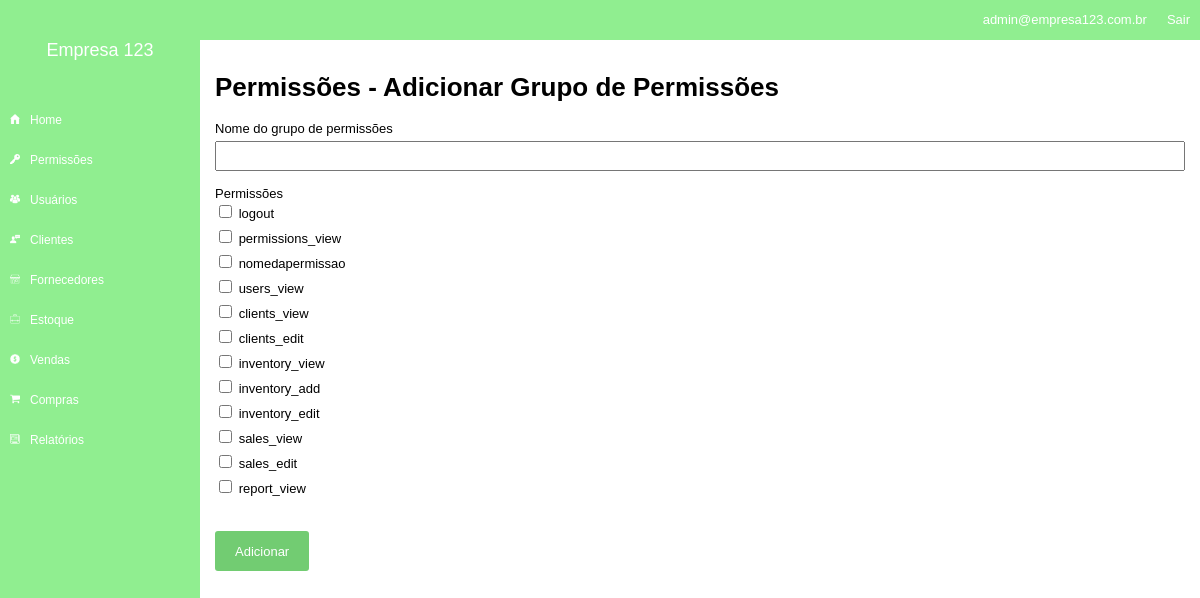
Page /permissions/add_group (signed in) on the committed database.
### tables this page shows
CREATE TABLE `permission_params` (
  `id` int(11) unsigned NOT NULL AUTO_INCREMENT,
  `id_company` int(11) NOT NULL,
  `name` varchar(50) NOT NULL DEFAULT '',
  PRIMARY KEY (`id`)
);

### core/Controller.php (called while the page is built, shortened)
<?php
class controller {
	public function loadTemplate($viewName, $viewData = array()) {
		include 'views/template.php';
	}
	public function loadViewInTemplate($viewName, $viewData) {
		extract($viewData);
		include 'views/'.$viewName.'.php';
	}
}

### core/Core.php (called while the page is built, shortened)
<?php
class Core {
	public function run() {
        $url = explode('index.php', $_SERVER['PHP_SELF']);
        $url = end($url);
		$params = array();
		if(!empty($url) && $url != '/') {
			$url = explode('/', $url);
			array_shift($url);
			array_shift($url);
			if(isset($url[0])) {
				$currentAction = $url[0];
			} else {
				$currentAction = 'index';
			}
		} else {
			$currentController = 'homeController';
			$currentAction = 'index';
		}
		$c = new $currentController();
		call_user_func_array(array($c, $currentAction), $params);
	}
}

### index.php (called while the page is built, shortened)
<?php
require 'config.php';
$core = new Core();
$core->run();
?>

### core/Model.php (called while the page is built, shortened)
<?php
class model {
	public function __construct() {
		global $config;
		$this->db = new PDO("mysql:dbname=".$config['dbname'].";host=".$config['host'], $config['dbuser'], $config['dbpass']);
	}
}
?>

### config.php (called while the page is built, shortened)
<?php
$config = array();
if(ENVIRONMENT == 'development') {
	$config['dbname'] = 'estagio1';
	$config['host'] = 'localhost';
	$config['dbuser'] = 'root';
	$config['dbpass'] = '';
} else {
	$config['dbname'] = 'estagio1';
	$config['host'] = 'localhost';
	$config['dbuser'] = 'root';
	$config['dbpass'] = '';
}
?>

### models/Permissions.php (called while the page is built, shortened)
<?php
class Permissions extends model {
	public function getList($id_company) {
		$array = array();
		$sql = $this->db->prepare("SELECT * FROM permission_params WHERE id_company = :id_company");
		$sql->bindValue(":id_company", $id_company);
		$sql->execute();
		if($sql->rowCount() > 0) {
			$array = $sql->fetchAll();
		}
		return $array;
	}
}

### models/Users.php (called while the page is built, shortened)
<?php
class Users extends model {
	private $userInfo;
	public function setLoggedUser() {
		if(isset($_SESSION['ccUser']) && !empty($_SESSION['ccUser'])) {
			$id = $_SESSION['ccUser'];
			$sql = $this->db->prepare("SELECT * FROM users WHERE id = :id");
			$sql->bindValue(':id', $id);
			$sql->execute();
			if($sql->rowCount() > 0) {
				$this->userInfo = $sql->fetch();
			}
		}
	}
	public function getCompany() {
		if(isset($this->userInfo['id_company'])) {
			return $this->userInfo['id_company'];
		} else {
			return 0;
		}
	}
}

### views/permissions_addgroup.php (the view)
<h1>Permissões - Adicionar Grupo de Permissões</h1>
<form method="POST">
	<label for="name">Nome do grupo de permissões</label><br/>
	<input type="text" name="name" /><br/><br/>
	<label>Permissões</label><br/>
	<?php foreach($permissions_list as $p): ?>
	<div class="p_item">
		<input type="checkbox" name="permissions[]" value="<?php echo $p['id']; ?>" id="p_<?php echo $p['id']; ?>" />
		<label for="p_<?php echo $p['id']; ?>"><?php echo $p['name']; ?></label>
	</div>
	<?php endforeach; ?>
	<br/><br/>
	<input type="submit" value="Adicionar" />
</form>

### assets/css/template.css (style rules this page uses)
body { margin:0; padding:0; font-size:13px; font-family:Arial; }
input[type=text], input[type=email], input[type=password], input[type=number], select, textarea { width:100%; height:30px; font-size:13px; outline:0; padding-left:5px; padding-right:5px; margin-top:5px; }
input[type=submit], button, .button { border:0px; background-color:#72cc72; color:#FFF; height:40px; line-height: 40px; border-radius:3px; padding-left:20px; padding-right:20px; cursor:pointer; font-size:13px; display: inline-block; }
.p_item { height:25px; line-height: 25px; }

### rows in the picture
permission_params: name "logout"
permission_params: name "permissions_view"
permission_params: name "nomedapermissao"
permission_params: name "users_view"
permission_params: name "clients_view"
permission_params: name "clients_edit"
permission_params: name "inventory_view"
permission_params: name "inventory_add"
permission_params: name "inventory_edit"
permission_params: name "sales_view"
permission_params: name "sales_edit"
permission_params: name "report_view"

### other values in the picture
$viewData['company_name'] "Empresa 123"
$viewData['user_email'] "admin@empresa123.com.br"
